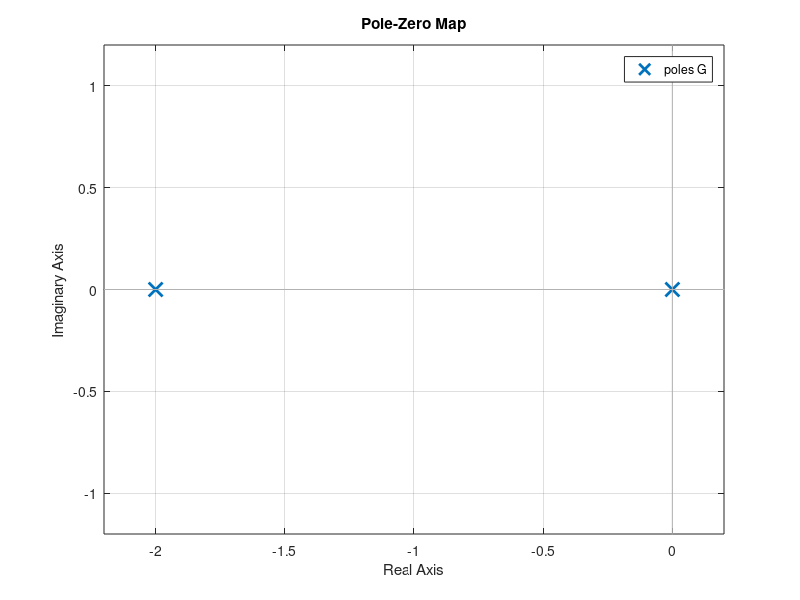
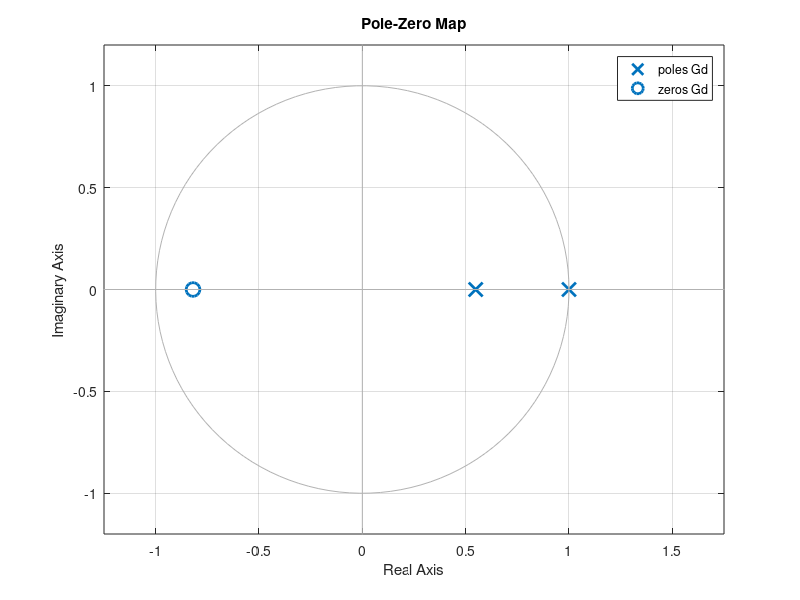
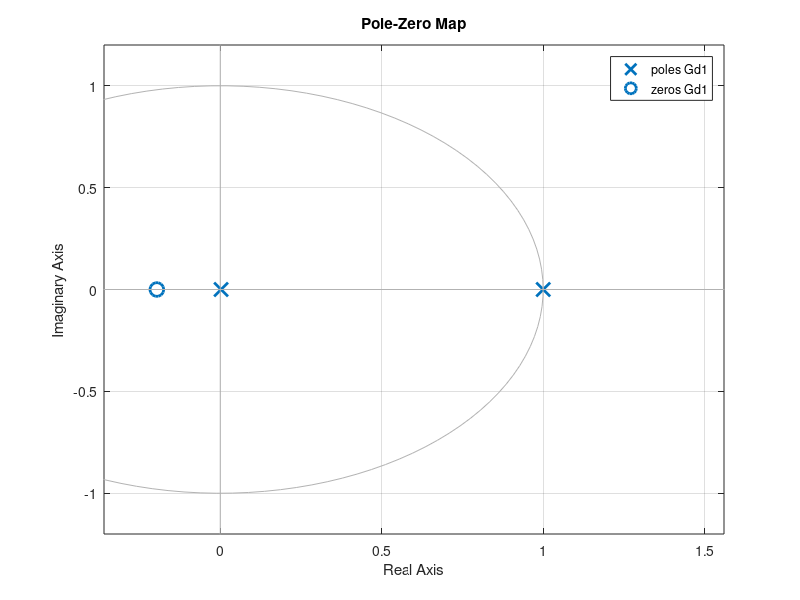
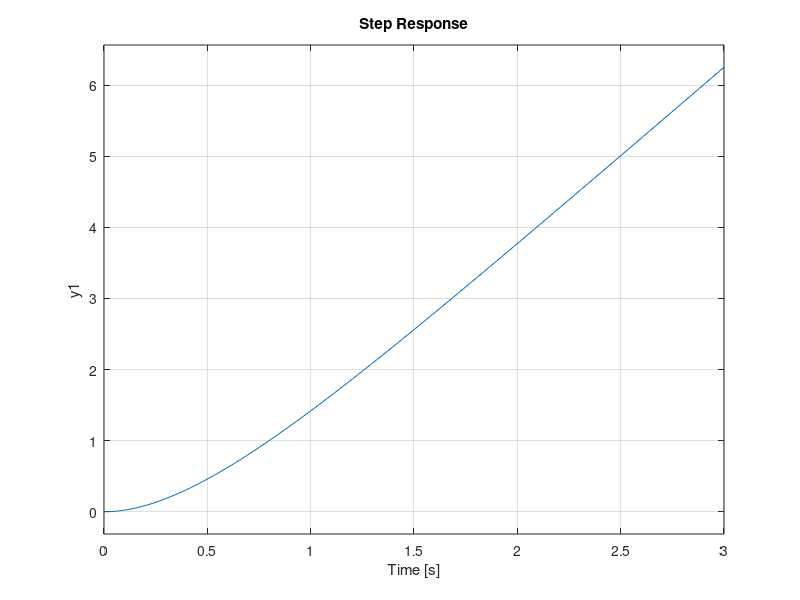

The MATLAB source for these figures, in order:
close all;
clear all;
% Datos dados por la tabla:
p1 = -2;
p2 = 0;
K = 5;
Sobrepaso = 5;
t_2percent = 2;
error = 0;
T = 0.3;

% Obtener la función de transferencia continua G(s).
G = zpk([],[p1 p2],[K])
Tm = T

% Hallar la FT discreta de lazo abierto Gd(s) del sistema de la figura con Z0H
% a la entrada y el tiempo de muestreo asignado Tm.
Gd = c2d(G, Tm, 'Z0H')

% Dibujar el mapa de polos y ceros del sistema continuo y el discreto
figure(1); pzmap(G)
figure(2); pzmap(Gd)

% ¿Qué ocurre con el mapa si se multiplica por 10 el periodo de muestreo?
Gd1 = c2d(G, 10*Tm, 'Z0H')
figure(3); pzmap(Gd1)

% Obtener la respuesta al escalon del sistema discreto y determinar si es
% estable.
figure(4); step(G)
figure(5); step(Gd)

%                           Para el sistema discreto                           %
% Determinar el tipo de sistema.
% En este caso se trata de un sistema tipo 0.

% Determinar la constante de error de posición Kp y el error ante un escalon, y
% verificar mediante respuesta al escalon de lazo cerrado del sistema discreto
% como se muestra:
Kp = dcgain(Gd)
ess = 1/(1 + Kp)
GdLC = feedback(Gd,1)
figure(6); step(GdLC)

% Verificar error ante una rampa de entrada, ¿ converge o diverge? Explique la
% causa
t = 0:Tm:100*Tm;         % genera rampa
figure(7); lsim(GdLC,t,t)

%                    A lazo cerrado con realimentación unitaria                %
% Graficar el lugar de raíces del sistema continuo G(s) y del sistema discreto
% Gd(s) indicando las ganancias criticas de estabilidad (si las hubiera)
figure(8); rlocus(G)
figure(9); rlocus(Gd)

% ¿Qué ocurre con la estabilidad relativa si se aumenta 10 veces el tiempo de
% muestreo original?
figure(10); rlocus(Gd1)
